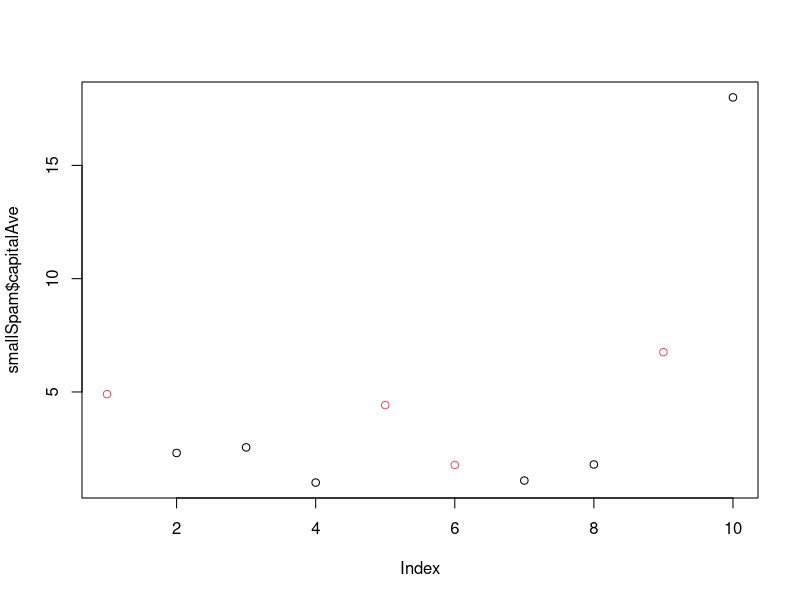

Here is the R script that generated this plot:
## ---- chunk 1
library(kernlab); data(spam); set.seed(333)
smallSpam <- spam[sample(dim(spam)[1],size=10),]
spamLabel <- (smallSpam$type=="spam")*1 + 1
plot(smallSpam$capitalAve,col=spamLabel)
## ---- chunk 2
rule1 <- function(x){
  prediction <- rep(NA,length(x))
  prediction[x > 2.7] <- "spam"
  prediction[x < 2.40] <- "nonspam"
  prediction[(x >= 2.40 & x <= 2.45)] <- "spam"
  prediction[(x > 2.45 & x <= 2.70)] <- "nonspam"
  return(prediction)
}
table(rule1(smallSpam$capitalAve),smallSpam$type)
## ---- chunk 3
rule2 <- function(x){
  prediction <- rep(NA,length(x))
  prediction[x > 2.8] <- "spam"
  prediction[x <= 2.8] <- "nonspam"
  return(prediction)
}
table(rule2(smallSpam$capitalAve),smallSpam$type)
## ---- chunk 4
table(rule1(spam$capitalAve),spam$type)
table(rule2(spam$capitalAve),spam$type)
mean(rule1(spam$capitalAve)==spam$type)
mean(rule2(spam$capitalAve)==spam$type)
## ---- chunk 5
sum(rule1(spam$capitalAve)==spam$type)
sum(rule2(spam$capitalAve)==spam$type)
